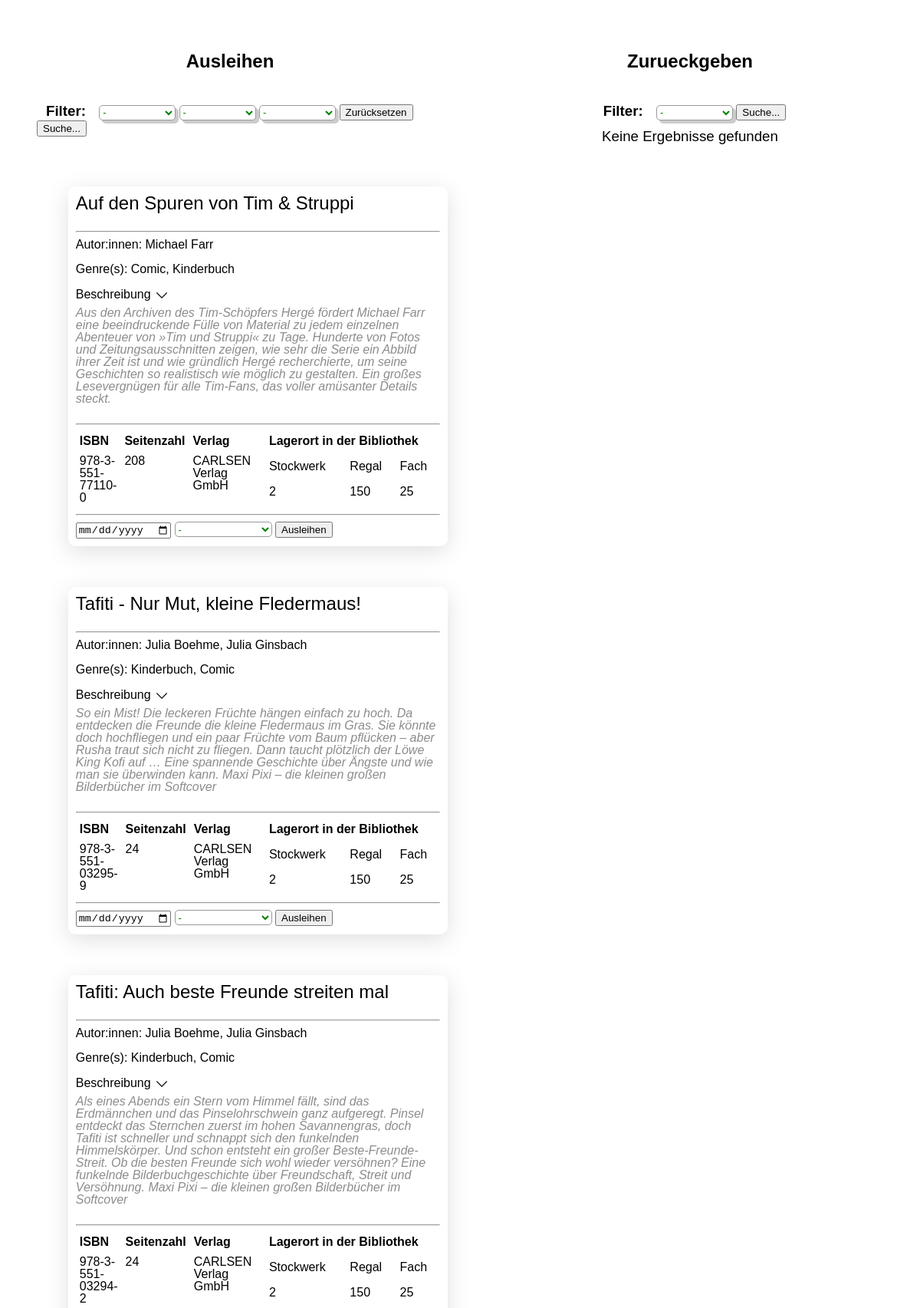
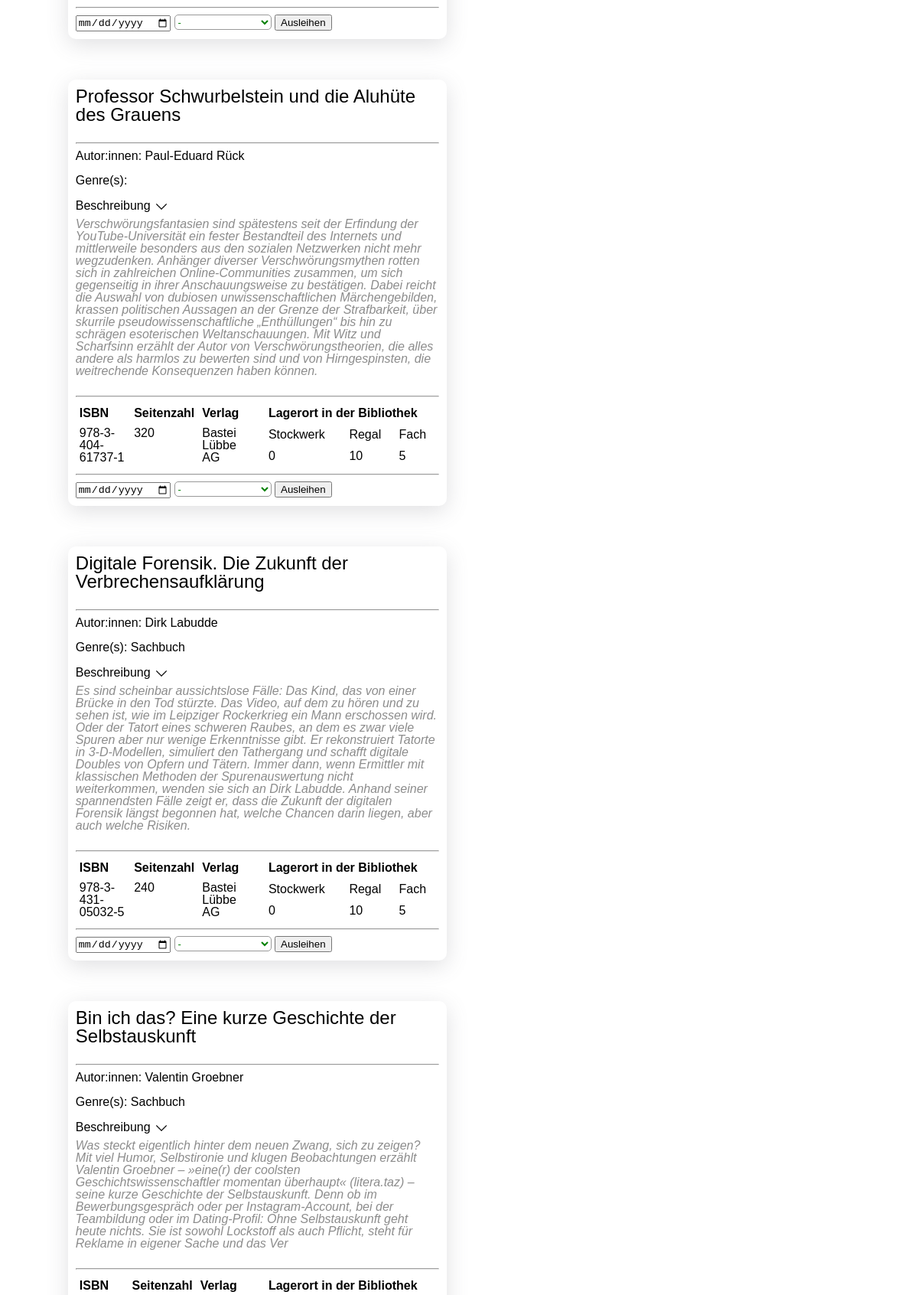
The page / (upper part) on the database its author committed (2 pictures, top to bottom).
### tables this page shows
CREATE TABLE `buch` (
  `BuchID` int(11) NOT NULL,
  `Titel` varchar(300) NOT NULL,
  `ISBN` varchar(17) NOT NULL,
  `Seitenzahl` int(11) NOT NULL,
  `Erschienen` datetime DEFAULT NULL,
  `Beschreibung` varchar(5000) NOT NULL,
  `LagerplatzID` int(11) NOT NULL,
  `VerlagID` int(11) NOT NULL
);

CREATE TABLE `verlag` (
  `VerlagID` int(11) NOT NULL,
  `Name` varchar(30) NOT NULL,
  `Email` varchar(30) NOT NULL,
  `Telefonnummer` varchar(25) NOT NULL,
  `Straße` varchar(30) NOT NULL,
  `Hausnummer` int(11) NOT NULL,
  `PLZ` varchar(12) NOT NULL
);

CREATE TABLE `lagerplatz` (
  `LagerplatzID` int(11) NOT NULL,
  `Stockwerksnummer` int(11) NOT NULL,
  `Regalnummer` int(11) NOT NULL,
  `Regalfach` int(11) NOT NULL
);

### classes/buch.php (called while the page is built, shortened)
<?php
class Buch
{
  private $BuchID;
  private $Titel;
  private $ISBN;
  private $Seitenzahl;
  private $Beschreibung;
  private $LagerplatzID;
  private $VerlagID;
  private $Stockwerksnummer;
  private $Regalnummer;
  private $Regalfach;
  private $Verlag;
  private $Autoren;
  private $Genres;
  function __construct($bookValuesAsArray)
  {
    $this->BuchID = $bookValuesAsArray["BuchID"];
    $this->Titel = $bookValuesAsArray["Titel"];
    $this->ISBN = $bookValuesAsArray["ISBN"];
    $this->Seitenzahl = $bookValuesAsArray["Seitenzahl"];
    $this->Beschreibung = $bookValuesAsArray["Beschreibung"];
    $this->LagerplatzID = $bookValuesAsArray["LagerplatzID"];
    $this->VerlagID = $bookValuesAsArray["VerlagID"];
  }
  public function getBuchID()
  {
    return $this->BuchID;
  }
  public function getTitel()
  {
    return $this->Titel;
  }
  public function getISBN()
  {
    return $this->ISBN;
  }
  public function getSeitenzahl()
  {
    return $this->Seitenzahl;
  }
  public function getBeschreibung()
  {
    return $this->Beschreibung;
  }
  public function getLagerplatzID()
  {
    return $this->LagerplatzID;
  }
  public function getVerlagID()
  {
    return $this->VerlagID;
  }
  public function getStockwerksnummer()
  {
    return $this->Stockwerksnummer;
  }
  public function setStockwerksnummer($Stockwerksnummer): self
  {
    $this->Stockwerksnummer = $Stockwerksnummer;
    return $this;
  }
  public function getRegalnummer()
  {
    return $this->Regalnummer;
  }
  public function setRegalnummer($Regalnummer): self
  {
    $this->Regalnummer = $Regalnummer;
    return $this;
  }
  public function getRegalfach()
  {
    return $this->Regalfach;
  }
  public function setRegalfach($Regalfach): self
  {
    $this->Regalfach = $Regalfach;
    return $this;
  }
  public function getVerlag()
  {
    return $this->Verlag;
  }
  public function setVerlag($Verlag): self
  {
    $this->Verlag = $Verlag;
    return $this;
  }
  public function getAutoren()
  {
    return $this->Autoren;
  }
  public function setAutoren($Autoren): self
  {
    $this->Autoren = $Autoren;
    return $this;
  }
  public function getGenres()
  {
    return $this->Genres;
  }
  public function setGenres($Genres): self
  {
    $this->Genres = $Genres;
    return $this;
  }
}

### includes/helperFunctions.php (called while the page is built, shortened)
<?php
function getAllRentableBooks($conn)
{
    $sql = "SELECT * FROM `buch` where buch.BuchID not in (select BuchID from ausleihe)";
    try {
        $allRentableBookResults = mysqli_query($conn, $sql);
        return $allRentableBookResults;
    } catch (Throwable $th) {
        $_SESSION["errorMessage"] = $th->getMessage();
    }
}
function getLagerplatzForBook($conn, $book)
{
    $buchLagerplatzID = $book->getLagerplatzID();
    $sql = "SELECT l.Stockwerksnummer, l.Regalnummer,l.Regalfach FROM lagerplatz l, buch b WHERE l.LagerplatzID = $buchLagerplatzID";
    try {
        $result = mysqli_query($conn, $sql);
        return $result;
    } catch (Throwable $th) {
        $_SESSION["errorMessage"] = $th->getMessage();
    }
}
function getVerlagForBook($conn, $book)
{
    $buchVerlagID = $book->getVerlagID();
    $sql = "SELECT v.Name FROM verlag v, buch b WHERE v.VerlagID = $buchVerlagID";
    try {
        $result = mysqli_query($conn, $sql);
        return $result;
    } catch (Throwable $th) {
        $_SESSION["errorMessage"] = $th->getMessage();
    }
}
function instantiateBookObjectWithAllAttributes($conn, $book, $rentable)
{
    $lagerplatzResult = getLagerplatzForBook($conn, $book);
    $verlagResult = getVerlagForBook($conn, $book);
}

### includes/ausleiheFormular.php (the view, shortened to what this page needs)
<form method="post" action="index.php">
    <input type="date" name="rueckgabe">
    <select class='selectMenu'  name="kunde">
        <option value="-">-</option>
    </select>
    <button type="submit" name="buchID" value=<?= $book->getBuchID() ?>>Ausleihen</button>
</form>

### index.php (shortened to what this page needs)
<?php
$rootPath = $_SERVER['DOCUMENT_ROOT'];
include($rootPath . "/includes/databaseInit.php");
include($rootPath . "/includes/helperFunctions.php");
include($rootPath . "/classes/buch.php");
$servername = "localhost";
$username = "library_system";
$password = "library";
$databaseName = "bibliothek";
$dbConnection = connectToMSQL($servername, $username, $password, $databaseName);
if (!isset($_SESSION["allRentableBooks"])) {
    $_SESSION["allRentableBooks"] = retrieveBooksFromSqlResult(getAllRentableBooks($dbConnection), $dbConnection, "allRentableBooks");
}
function retrieveBooksFromSqlResult($result, $dbConnection, $rentable)
{
    $sessionArray = array();
    if ($result) {
        while ($buch = mysqli_fetch_array($result)) {
            $book = new Buch($buch);
            instantiateBookObjectWithAllAttributes($dbConnection, $book, $rentable);
            array_push($sessionArray, $book);
        }
        return $sessionArray;
    } else {
        return array();
    }
}
?>
<html>
<head>
    <link rel="stylesheet" href="css/base.css">
    <link rel="stylesheet" href="css/index.css">
    <link rel="stylesheet" href="css/rentableBooks.css">
    <link rel="stylesheet" href="css/ausleihFooter.css">
</head>
<body id="page-container">
    <div id="content-container">
        <div id="ausleihen-container" class="flex category-container">
            <h2 class="header">Ausleihen</h2>
            <?php
            include($rootPath . "/includes/suchFilter.php");
            ?>
            <div>
                <?php
                include($rootPath . "/includes/rentableBooks.php");
                ?>
            </div>
        </div>
        <div id="zurueckgeben-container" class="flex category-container">
            <h2 class="header">Zurueckgeben</h2>
            <?php
            include($rootPath . "/includes/suchFilterZurueckgeben.php");
            ?>
            <div>
                <?php
                include($rootPath . "/includes/returnableBooks.php");
                ?>
            </div>
        </div>
    </div>
</body>
</html>

### includes/suchFilter.php (shortened to what this page needs)
<form action="index.php" method="get" class="filter-form">
  <h3 class="header filter-header" style="display: inline">Filter: </h3>
  <select name="author">
    <option value="-">-</option>
  </select>
  <select name="genre">
    <option value="-">-</option>
  </select>
  <select name="verlag">
    <option value="-">-</option>
  </select>
  <button name="buchFilterZurueksetzen" value="buchFilterZurueksetzen" type="submit">Zurücksetzen</button>
  <button name="buchSuche" value="buchSuche" type="submit">Suche...</button>
</form>

### includes/rentableBooks.php
<?php
$allRentableBooks = $_SESSION["allRentableBooks"];
function getArrayValuesAsString($array)
{
    $autorenAsString = "";
    for ($i = 0; $i < count($array); $i++) {
        if ($i === count($array) - 1) {
            $autorenAsString .=  $array[$i];
        } else {
            $autorenAsString .= $array[$i] . ", ";
        }
    }
    return $autorenAsString;
}
if (count($allRentableBooks) > 0) :
    foreach ($allRentableBooks as $book) : ?>
        <div class="bookContainer">
            <h2><?= $book->getTitel() ?></h2>
            <br>
            <hr>
            <p>Autor:innen: <?= getArrayValuesAsString($book->getAutoren()); ?></p>
            <br>
            <p>Genre(s): <?= getArrayValuesAsString($book->getGenres()); ?></p>
            <br>
            <div class="description">
                <h4>Beschreibung <img id="arrowDown" src="../assets/images/down-arrow.png" alt="arrow down" />
                    <h4>
                        <p><?= $book->getBeschreibung() ?></p>
            </div>
            <br>
            <hr>
            <div class="tableContainer">
                <table id="bookInformationTable">
                    <thead>
                        <tr>
                            <th>ISBN</th>
                            <th>Seitenzahl</th>
                            <th>Verlag</th>
                        </tr>
                    </thead>
                    <tr>
                        <td class="tableItem"><?= $book->getISBN() ?></td>
                        <td class="tableItem"> <?= $book->getSeitenzahl() ?></td>
                        <td class="tableItem"> <?= $book->getVerlag(); ?></td>
                    </tr>
                </table>
                <table class="lagerPlatzTable">
                    <thead>
                        <tr>
                            <th class="lagerPlatzTableHeader" colspan="3">Lagerort in der Bibliothek</th>
                        </tr>
                        <tr>
                            <th class="lagerPlatzTableHeaderItem">Stockwerk</th>
                            <th class="lagerPlatzTableHeaderItem">Regal</th>
                            <th class="lagerPlatzTableHeaderItem">Fach</th>
                        </tr>
                        <br>
                        <tr>
                            <td class="tableItem"><?= $book->getStockwerksnummer() ?></td>
                            <td class="tableItem"><?= $book->getRegalnummer() ?></td>
                            <td class="tableItem"><?= $book->getRegalfach() ?></td>
                        </tr>
                    </thead>
                </table>
            </div>
            <hr>
            <?php include($rootPath . "/includes/ausleiheFormular.php"); ?>
        </div>
    <?php endforeach;
else : ?>
    <div>
        <h3>Keine Ergebnisse gefunden</h3>
    </div>
<?php endif ?>

### includes/suchFilterZurueckgeben.php (shortened to what this page needs)
<form action="index.php" method="get" class="filter-form">
<h3 class="header filter-header" style="display: inline">Filter: </h3>
 <select name="kunde">
    <option value="-">-</option>
</select>
    <button name="kundenSuche" value="kundenSuche" type="submit">Suche...</button>
</form>

### includes/returnableBooks.php
<?php
$allReturnableBooks = $_SESSION["allReturnableBooks"];
if (count($allReturnableBooks) > 0) :
    foreach ($allReturnableBooks as $book) : ?>
        <div class="bookContainer">
            <h2><?= $book->getTitel() ?></h2>
            <br>
            <hr>
            <p>Autor:innen: <?= getArrayValuesAsString($book->getAutoren()); ?></p>
            <br>
            <p>Genre(s): <?= getArrayValuesAsString($book->getGenres()); ?></p>
            <br>
            <hr>
            <table class="lagerPlatzTable">
                <thead>
                    <tr>
                        <th class="lagerPlatzTableHeader" colspan="3">Lagerort in der Bibliothek</th>
                    </tr>
                    <tr>
                        <th class="lagerPlatzTableHeaderItem">Stockwerk</th>
                        <th class="lagerPlatzTableHeaderItem">Regal</th>
                        <th class="lagerPlatzTableHeaderItem">Fach</th>
                    </tr>
                    <br>
                    <tr>
                        <td class="tableItem"><?= $book->getStockwerksnummer() ?></td>
                        <td class="tableItem"><?= $book->getRegalnummer() ?></td>
                        <td class="tableItem"><?= $book->getRegalfach() ?></td>
                    </tr>
                </thead>
            </table>
            <hr>
            <div>
                <p>Geliehen von:<?= $book->getKunde() ?> </p>
                <br>
                <p>Rückgabe bis spätestens: <?= $book->getRueckgabe() ?></p>
            </div>
            <hr>
            <?php include($rootPath . "/includes/rueckgabe.php"); ?>
        </div>
    <?php endforeach;
else : ?>
    <div>
        <h3>Keine Ergebnisse gefunden</h3>
    </div>
<?php endif ?>

### css/base.css (style rules this page uses)
html, body, div, span, applet, object, iframe, h1, h2, h3, h4, h5, h6, p, blockquote, pre, a, abbr, acronym, address, big, cite, code, del, dfn, em, img, ins, kbd, q, s, samp, small, strike, strong, sub, sup, tt, var, b, u, i, center, dl, dt, dd, ol, ul, li, fieldset, form, label, legend, table, caption, tbody, tfoot, thead, tr, th, td, article, aside, canvas, details, embed, figure, figcaption, footer, header, hgroup, menu, nav, output, ruby, section, summary, time, mark, audio, video { margin: 0; padding: 0; border: 0; font-size: 100%; font: inherit; vertical-align: baseline; }
body { line-height: 1; }
table { border-collapse: collapse; border-spacing: 0; }

### css/index.css (style rules this page uses)
h2 { font-size: 1.5em; }
h3 { font-size: 1.17em; }
select { width: 100px; height: 20px; border: 1px solid #999; font-size: 13px; color: #008000; background-color: #ffffff; border-radius: 5px; box-shadow: 4px 4px #ccc; }
html { font-family: Verdana, Geneva, Tahoma, sans-serif; }
.flex { display: flex; }
.header { font-weight: bold; margin: 4vh 1vw 4vh 1vw; text-align: center; }
.filter-form { margin: 1vw; }
#page-container { width: 100vw; display: flex; flex-direction: column; }
#content-container { display: flex; flex-direction: row; z-index: 0; }
.category-container { padding: 3%; width: 80%; flex-direction: column; align-items: center; }
#zurueckgeben-container { float: right; }
#ausleihen-container { float: left; }

### css/rentableBooks.css (style rules this page uses)
.bookContainer { width: 90%; outline: none; border-radius: 10px; margin: 10%; padding: 10px; box-shadow: rgba(100, 100, 111, 0.2) 0px 7px 29px 0px; }
.description p { margin: 5px 0 0 0; visibility: visible; font-style: italic; color: rgba(128, 128, 128, 0.903); }
.tableItem { padding: 5px; }
.lagerPlatzTableHeader { font-weight: 600; row-gap: 5px; padding: 5px; }
.lagerPlatzTableHeaderItem { padding: 5px; }
.lagerPlatzTable { text-align: left; }
#bookInformationTable th { font-weight: 600; padding: 5px; text-align: left; }
#arrowDown { animation: alternate-reverse bounce 2s infinite; vertical-align: middle; width: 20px; }
.tableContainer { display: flex; flex-direction: row; justify-content: space-between; }
.tableContainer table { width: 48%; }

### css/ausleihFooter.css (style rules this page uses)
.selectMenu { box-shadow: none; width: fit-content; }

### rows shown on the page
buch: Titel "Auf den Spuren von Tim & Struppi", Autoren "Michael Farr", Genres "Comic, Kinderbuch", Beschreibung "Aus den Archiven des Tim-Schöpfers Hergé fördert Michael Farr eine beeindruckende Fülle von Material zu jedem einzelnen Abenteuer von »Tim und Struppi« zu Tage. Hunderte von Fotos und Zeitungsausschnitten zeigen, wie sehr die Serie ein Abbild ihrer Zeit ist und wie gründlich Hergé recherchierte, um seine Geschichten so realistisch wie möglich zu gestalten. Ein großes Lesevergnügen für alle Tim-Fans, das voller amüsanter Details steckt.", ISBN "978-3-551-77110-0", Seitenzahl "208", VerlagID.Name "CARLSEN Verlag GmbH", LagerplatzID.Stockwerksnummer "2", LagerplatzID.Regalnummer "150", LagerplatzID.Regalfach "25", $book->getBuchID() 1 (drawn)
buch: Titel "Tafiti - Nur Mut, kleine Fledermaus!", Autoren "Julia Boehme, Julia Ginsbach", Genres "Kinderbuch, Comic", Beschreibung "So ein Mist! Die leckeren Früchte hängen einfach zu hoch. Da entdecken die Freunde die kleine Fledermaus im Gras. Sie könnte doch hochfliegen und ein paar Früchte vom Baum pflücken – aber Rusha traut sich nicht zu fliegen. Dann taucht plötzlich der Löwe King Kofi auf … Eine spannende Geschichte über Ängste und wie man sie überwinden kann. Maxi Pixi – die kleinen großen Bilderbücher im Softcover", ISBN "978-3-551-03295-9", Seitenzahl "24", VerlagID.Name "CARLSEN Verlag GmbH", LagerplatzID.Stockwerksnummer "2", LagerplatzID.Regalnummer "150", LagerplatzID.Regalfach "25"
buch: Titel "Tafiti: Auch beste Freunde streiten mal", Autoren "Julia Boehme, Julia Ginsbach", Genres "Kinderbuch, Comic", Beschreibung "Als eines Abends ein Stern vom Himmel fällt, sind das Erdmännchen und das Pinselohrschwein ganz aufgeregt. Pinsel entdeckt das Sternchen zuerst im hohen Savannengras, doch Tafiti ist schneller und schnappt sich den funkelnden Himmelskörper. Und schon entsteht ein großer Beste-Freunde-Streit. Ob die besten Freunde sich wohl wieder versöhnen? Eine funkelnde Bilderbuchgeschichte über Freundschaft, Streit und Versöhnung. Maxi Pixi – die kleinen großen Bilderbücher im Softcover", ISBN "978-3-551-03294-2", Seitenzahl "24", VerlagID.Name "CARLSEN Verlag GmbH", LagerplatzID.Stockwerksnummer "2", LagerplatzID.Regalnummer "150", LagerplatzID.Regalfach "25", $book->getBuchID() 3 (drawn)
buch: Titel "Professor Schwurbelstein und die Aluhüte des Grauens", Autoren "Paul-Eduard Rück", Beschreibung "Verschwörungsfantasien sind spätestens seit der Erfindung der YouTube-Universität ein fester Bestandteil des Internets und mittlerweile besonders aus den sozialen Netzwerken nicht mehr wegzudenken. Anhänger diverser Verschwörungsmythen rotten sich in zahlreichen Online-Communities zusammen, um sich gegenseitig in ihrer Anschauungsweise zu bestätigen. Dabei reicht die Auswahl von dubiosen unwissenschaftlichen Märchengebilden, krassen politischen Aussagen an der Grenze der Strafbarkeit, über skurrile pseudowissenschaftliche „Enthüllungen“ bis hin zu schrägen esoterischen Weltanschauungen. Mit Witz und Scharfsinn erzählt der Autor von Verschwörungstheorien, die alles andere als harmlos zu…", ISBN "978-3-404-61737-1", Seitenzahl "320", VerlagID.Name "Bastei Lübbe AG", LagerplatzID.Stockwerksnummer "0", LagerplatzID.Regalnummer "10", LagerplatzID.Regalfach "5", $book->getBuchID() 4 (drawn)
buch: Titel "Digitale Forensik. Die Zukunft der Verbrechensaufklärung", Autoren "Dirk Labudde", Genres "Sachbuch", Beschreibung "Es sind scheinbar aussichtslose Fälle: Das Kind, das von einer Brücke in den Tod stürzte. Das Video, auf dem zu hören und zu sehen ist, wie im Leipziger Rockerkrieg ein Mann erschossen wird. Oder der Tatort eines schweren Raubes, an dem es zwar viele Spuren aber nur wenige Erkenntnisse gibt. Er rekonstruiert Tatorte in 3-D-Modellen, simuliert den Tathergang und schafft digitale Doubles von Opfern und Tätern. Immer dann, wenn Ermittler mit klassischen Methoden der Spurenauswertung nicht weiterkommen, wenden sie sich an Dirk Labudde. Anhand seiner spannendsten Fälle zeigt er, dass die Zukunft der digitalen Forensik längst begonnen hat, welche Chancen darin liegen, aber auch welche Risiken.", ISBN "978-3-431-05032-5", Seitenzahl "240", VerlagID.Name "Bastei Lübbe AG", LagerplatzID.Stockwerksnummer "0", LagerplatzID.Regalnummer "10", LagerplatzID.Regalfach "5"
buch: Titel "Bin ich das? Eine kurze Geschichte der Selbstauskunft", Autoren "Valentin Groebner", Genres "Sachbuch", Beschreibung "Was steckt eigentlich hinter dem neuen Zwang, sich zu zeigen? Mit viel Humor, Selbstironie und klugen Beobachtungen erzählt Valentin Groebner – »eine(r) der coolsten Geschichtswissenschaftler momentan überhaupt« (litera.taz) – seine kurze Geschichte der Selbstauskunft. Denn ob im Bewerbungsgespräch oder per Instagram-Account, bei der Teambildung oder im Dating-Profil: Ohne Selbstauskunft geht heute nichts. Sie ist sowohl Lockstoff als auch Pflicht, steht für Reklame in eigener Sache und das Ver"
